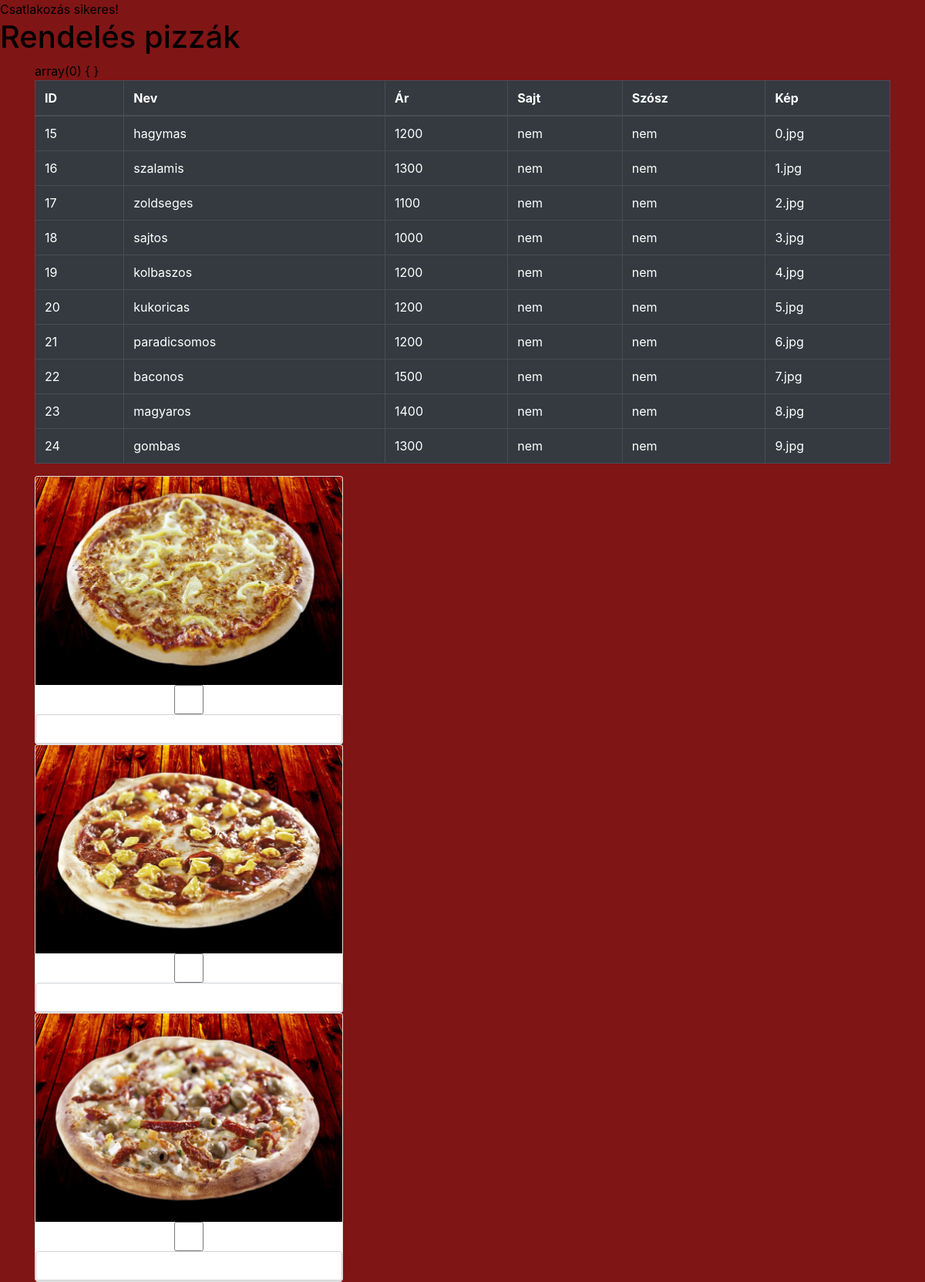
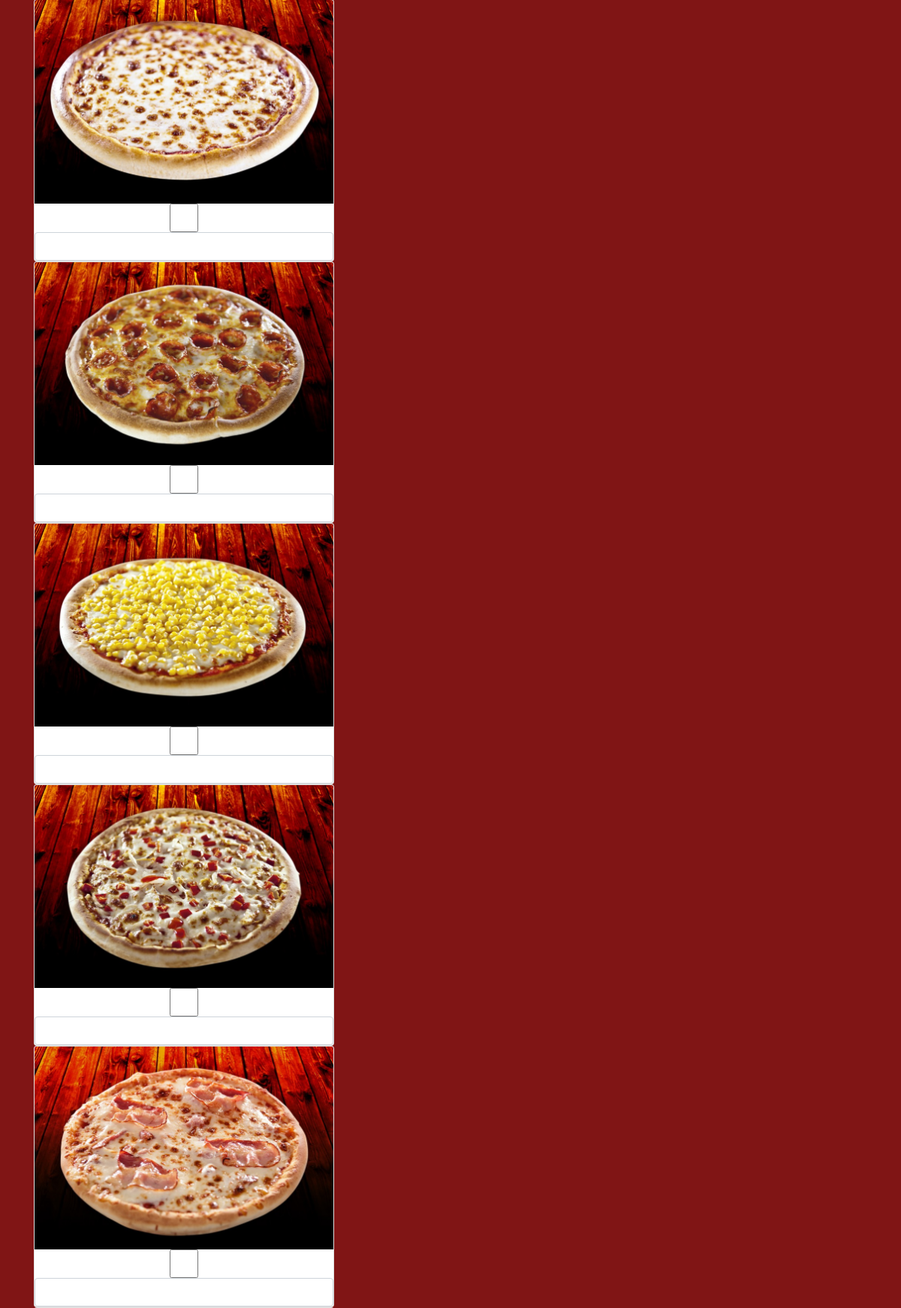
Screenshot of /GYLPizzaShopRendelessel/rendeles/Rendeles.php (upper part) with the database file from the repository (2 pictures, top to bottom).
### tables this page shows
CREATE TABLE `pizza` (
  `ID` int(11) NOT NULL,
  `nev` varchar(20) NOT NULL,
  `ar` int(10) NOT NULL,
  `sajt` enum('igen','nem') NOT NULL DEFAULT 'nem',
  `szosz` enum('igen','nem') NOT NULL DEFAULT 'nem',
  `kep` varchar(50) DEFAULT NULL
);

### GYLPizzaShopRendelessel/rendeles/Rendeles.php (the view, shortened to what this page needs)
<?php
require '../csatlakozas.php';
?>
<!DOCTYPE html>
<html>
    <head>
<link rel="stylesheet" href="https://cdn.jsdelivr.net/npm/bootstrap@4.5.3/dist/css/bootstrap.min.css">
<link rel="stylesheet" type="text/css" href="RendelesStilus.css"/>
    </head>
    <body>
        <h1>Rendelés pizzák</h1>
        <div class="container">
            <?php
            $sql="SELECT `ID`, `nev`, `ar`, `sajt`, `szosz`, `kep` FROM `pizza` WHERE 1";
            $result=$conn->query($sql);
            if($result->num_rows>0)
            {
                var_dump($_POST);
                ?>
            <table class="table table-dark table-bordered table-responsive-md">
                <thead>
                    <tr>
                <th>ID</th>
                <th>Nev</th>
                <th>Ár</th>
                <th>Sajt</th>
                <th>Szósz</th>
                <th>Kép</th>
                </tr>
                </thead>
            <?php
                while($row=$result->fetch_assoc())
                {
                    echo '<td>'.$row["ID"].'</td>';
                    echo '<td>'.$row["nev"].'</td>';
                    echo '<td>'.$row["ar"].'</td>';
                    echo '<td>'.$row["sajt"].'</td>';
                    echo '<td>'.$row["szosz"].'</td>';
                    echo '<td>'.$row["kep"].'</td>';
                }
                echo '</table>';
            }
            ?>
          <form method="POST">
                    <div class="card" style="width:400px">
            <img class="card-img-top" src="..//0.jpg" alt="Hagymás"/>
            <input type="checkbox" class="form-control" id="hagymas" name="hagymas"/>
            <input type="number" class="form-control" id="hagymasdarab" name="hagymasdarab"/>
        </div>
        <div class="card" style="width:400px">
            <img class="card-img-top" src="..//1.jpg" alt="Szalámis"/>
            <input type="checkbox" class="form-control" id="szalamis" name="szalamis"/>
            <input type="number" class="form-control" id="szalamisdarab" name="szalamissdarab"/>
        </div>
        <div class="card" style="width:400px">
            <img class="card-img-top" src="..//2.jpg" alt="Zöldséges"/>
            <input type="checkbox" class="form-control" id="zoldseges" name="zoldseges"/>
             <input type="number" class="form-control" id="zoldsegesdarab" name="zoldsegessdarab"/>
        </div>
        <div class="card" style="width:400px">
            <img class="card-img-top" src="..//3.jpg" alt="sajtos"/>
            <input type="checkbox" class="form-control" id="sajtos" name="sajtos"/>
             <input type="number" class="form-control" id="sajtosdarab" name="sajtossdarab"/>
        </div>
        <div class="card" style="width:400px">
            <img class="card-img-top" src="..//4.jpg" alt="Kolbászos"/>
            <input type="checkbox" class="form-control" id="kolbaszos" name="kolbaszsos"/>
             <input type="number" class="form-control" id="kolbaszosdarab" name="kolbaszossdarab"/>
        </div>
        <div class="card" style="width:400px">
            <img class="card-img-top" src="..//5.jpg" alt="kukoricás"/>
            <input type="checkbox" class="form-control" id="kukoricas" name="kukoricas"/>
             <input type="number" class="form-control" id="kukoricasdarab" name="kukoricassdarab"/>
        </div>
        <div class="card" style="width:400px">
            <img class="card-img-top" src="..//6.jpg" alt="Paradicsomos"/>
            <input type="checkbox" class="form-control" id="paradicsom" name="paradicsom"/>
             <input type="number" class="form-control" id="paradicsomosdarab" name="paradicsomosdarab"/>
        </div>
        <div class="card" style="width:400px">
            <img class="card-img-top" src="..//7.jpg" alt="baconos"/>
            <input type="checkbox" class="form-control" id="baconoss" name="baconoss"/>
             <input type="number" class="form-control" id="baconosdarab" name="baconosdarab"/>
        </div>
        </form>
       </div>
    </body>
</html>

### GYLPizzaShopRendelessel/rendeles/RendelesStilus.css (style rules this page uses)
:root { --main-background:#801515; }
body { background-color: var(--main-background); color:black; }

### rows the page displays
pizza: ID "15", nev "hagymas", ar "1200", sajt "nem", szosz "nem", kep "0.jpg"
pizza: ID "16", nev "szalamis", ar "1300", sajt "nem", szosz "nem", kep "1.jpg"
pizza: ID "17", nev "zoldseges", ar "1100", sajt "nem", szosz "nem", kep "2.jpg"
pizza: ID "18", nev "sajtos", ar "1000", sajt "nem", szosz "nem", kep "3.jpg"
pizza: ID "19", nev "kolbaszos", ar "1200", sajt "nem", szosz "nem", kep "4.jpg"
pizza: ID "20", nev "kukoricas", ar "1200", sajt "nem", szosz "nem", kep "5.jpg"
pizza: ID "21", nev "paradicsomos", ar "1200", sajt "nem", szosz "nem", kep "6.jpg"
pizza: ID "22", nev "baconos", ar "1500", sajt "nem", szosz "nem", kep "7.jpg"
pizza: ID "23", nev "magyaros", ar "1400", sajt "nem", szosz "nem", kep "8.jpg"
pizza: ID "24", nev "gombas", ar "1300", sajt "nem", szosz "nem", kep "9.jpg"
